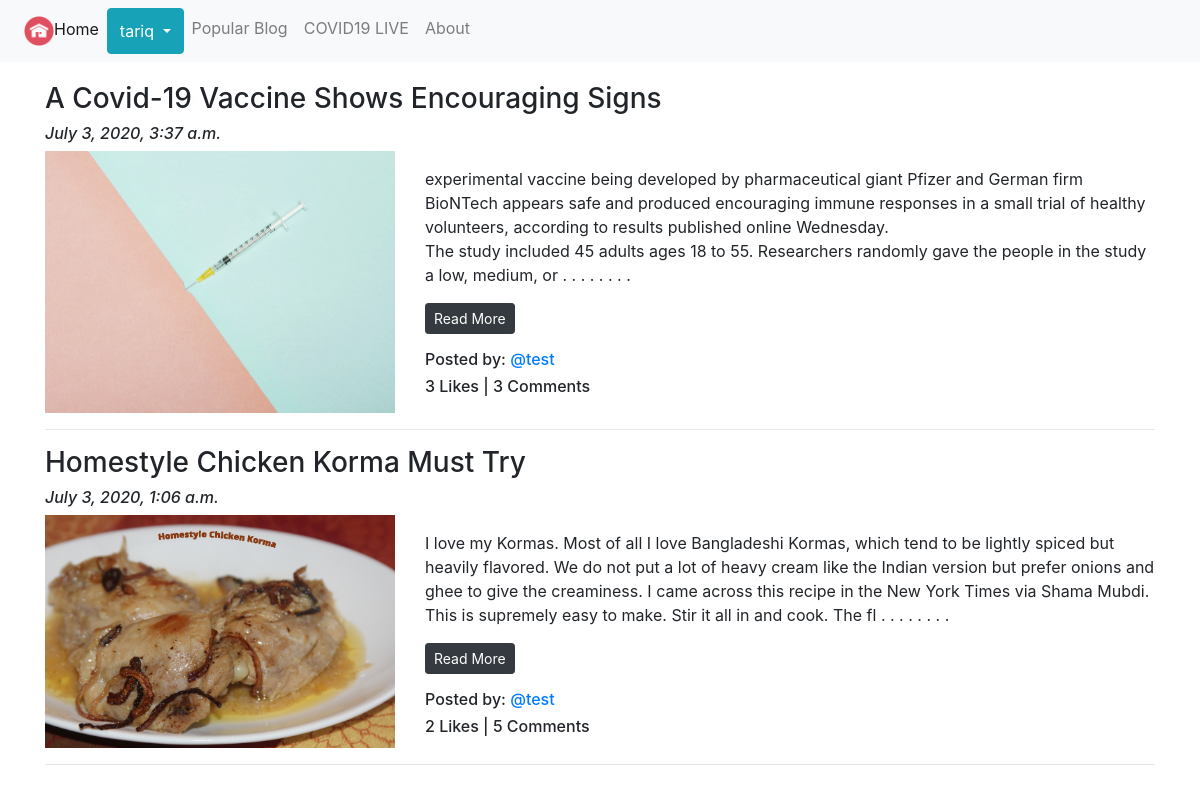
Page /blog/ (signed in) on the committed database.
### App_Blog/models.py (models this page shows, shortened)
class Blog(models.Model):
    author = models.ForeignKey(User, on_delete=models.CASCADE, related_name='post_author')
    blog_title = models.CharField(max_length=264, verbose_name="Put a Title")
    slug = models.SlugField(max_length=255, unique=True)
    blog_content = models.TextField(verbose_name="What is on your mind?")
    blog_image = models.ImageField(upload_to='blog_images', verbose_name="Image")
    publish_date = models.DateTimeField(auto_now_add=True)
    update_date = models.DateTimeField(auto_now=True)
    class Meta:
        ordering = ('-publish_date',)

### App_Blog/views.py (the view)
# urls.py: path('', views.BlogList.as_view(), name='blog_list'),
class BlogList(ListView):
    context_object_name = 'blogs'
    model = Blog
    template_name = 'App_Blog/blog_list.html'

### App_Blog/templatetags/custom_filters.py (called while the page is built)
def range_filter(value):
    return value[0:350] + " . . . . . . . . "

### templates/App_Blog/blog_list.html (shortened to what this page needs)
{% extends 'base.html' %}
{% load custom_filters %}
{% block body_block%}
{% for blog in blogs %}
    <h3>{{blog.blog_title}}</h3>
    <h6><i>{{blog.publish_date}}</i></h6>
    <div class="row">
        <div class="col-sm-4">
            <img src="/media/{{blog.blog_image}}" alt="{{blog.blog_title}}" title="blog.blog_title" width="100%">
        </div>
        <div class="col-sm-8">
            <p>{{blog.blog_content|range_filter|linebreaks }} <a href="{% url 'App_Blog:blog_details' slug=blog.slug %}" class="btn btn-dark btn-sm">Read More</a></p>
            <h6>Posted by: <a href="">@{{blog.author}}</a></h6>
            <h6>{{ blog.Liked_blog.count }} Likes | {{ blog.blog_comment.count }} Comments</h6>
        </div>
    </div>
    <hr>
{% endfor %}
{% endblock %}

### templates/base.html (shortened to what this page needs)
<!DOCTYPE html>
<html lang="en">
<head>
    <link rel="stylesheet" href="https://stackpath.bootstrapcdn.com/bootstrap/4.5.0/css/bootstrap.min.css">
    <link href="https://maxcdn.bootstrapcdn.com/font-awesome/4.7.0/css/font-awesome.min.css" rel="stylesheet">
</head>
<body>
    <nav class="navbar navbar-expand-lg navbar-light bg-light">
        <ul class="navbar-nav">
          <li class="nav-item active">
            <a class="nav-link" href="{% url 'index' %}"><img src="/media/home_icon.png" width="30px">Home</a>
          </li>
          {% if user.is_authenticated %}
          <div class="btn-group">
            <button type="button" class="btn btn-info dropdown-toggle" data-toggle="dropdown" aria-haspopup="true" aria-expanded="false">
              {{ user.username}}
            </button>
          </div>
          {% endif %}
          <li class="nav-item">
            <a class="nav-link" href="{% url 'App_Blog:popular_blog' %}">Popular Blog</a>
          </li>
          <li class="nav-item">
            <a class="nav-link" href="{% url 'covid_live' %}">COVID19 LIVE</a>
          </li>
          <li class="nav-item">
            <a class="nav-link" href="{% url 'about' %}">About</a>
          </li>
        </ul>
      </nav>
<div class="container" style="padding-top: 20px;">
     {% block body_block %}
     {% endblock %}
</div>
<br>
<br>
</body>
</html>

### rows in the picture
Blog: blog_title "A Covid-19 Vaccine Shows Encouraging Signs", publish_date "July 3, 2020, 3:37 a.m.", blog_image (picture), blog_content|range_filter "experimental vaccine being developed by pharmaceutical giant Pfizer and German firm BioNTech appears safe and produced encouraging immune responses in a small trial of healthy volunteers, according to results published online Wednesday. The study included 45 adults ages 18 to 55. Researchers randomly gave the people in the study a low, medium, or . . . . . . . .", author "test", Liked_blog.count "3", blog_comment.count "3"
Blog: blog_title "Homestyle Chicken Korma Must Try", publish_date "July 3, 2020, 1:06 a.m.", blog_image (picture), blog_content|range_filter "I love my Kormas. Most of all I love Bangladeshi Kormas, which tend to be lightly spiced but heavily flavored. We do not put a lot of heavy cream like the Indian version but prefer onions and ghee to give the creaminess. I came across this recipe in the New York Times via Shama Mubdi. This is supremely easy to make. Stir it all in and cook. The fl . . . . . . . .", author "test", Liked_blog.count "2", blog_comment.count "5"

### other values in the picture
{{ user.username }} "tariq"
